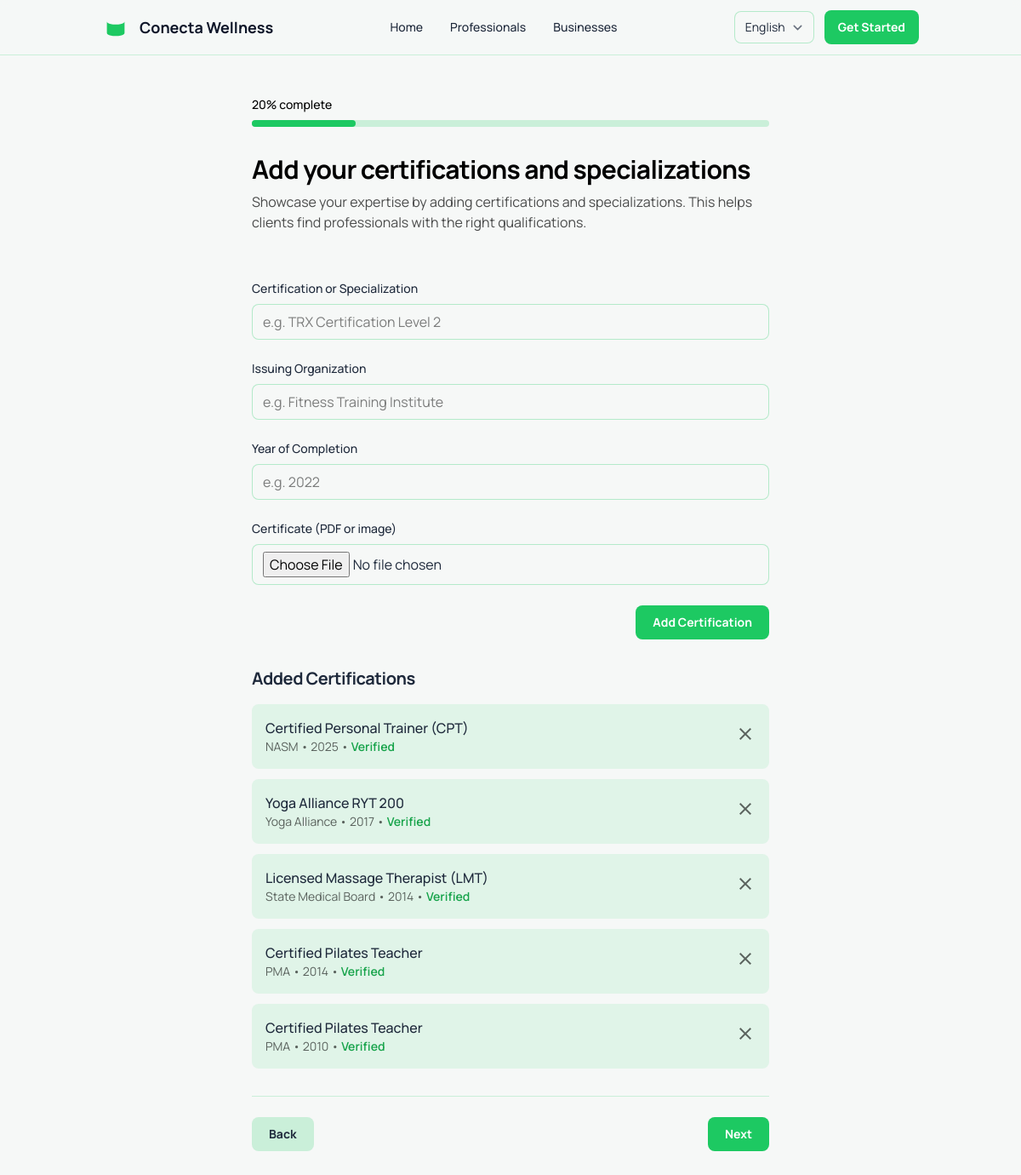
/profesionales/onboarding/certifications/ (signed in), run on the app's committed database.
### professionals/models.py (models this page shows, shortened)
class Certification(models.Model):
    professional = models.ForeignKey(
        Professional,
        on_delete=models.CASCADE,
        related_name='certifications',
        verbose_name='Profesional'
    )
    name = models.CharField(
        max_length=200,
        verbose_name='Nombre de la certificación'
    )
    institution = models.CharField(
        max_length=200,
        verbose_name='Institución emisora'
    )
    year = models.PositiveIntegerField(
        validators=[MinValueValidator(1950), MaxValueValidator(2100)],
        verbose_name='Año de obtención'
    )
    document = models.FileField(
        upload_to=certification_document_path,
        verbose_name='Documento',
        help_text='PDF o imagen de la certificación'
    )
    VERIFICATION_STATUS = [
        ('pending_review', 'Pendiente de revisión'),
        ('verified', 'Verificada'),
        ('rejected', 'Rechazada'),
    ]
    verification_status = models.CharField(
        max_length=20,
        choices=VERIFICATION_STATUS,
        default='pending_review',
        verbose_name='Estado de verificación'
    )
    verification_notes = models.TextField(
        blank=True,
        verbose_name='Notas de verificación',
        help_text='Razón de rechazo o comentarios'
    )
    verified_by = models.ForeignKey(
        User,
        on_delete=models.SET_NULL,
        null=True,
        blank=True,
        related_name='verified_certifications',
        verbose_name='Verificado por'
    )
    verified_at = models.DateTimeField(
        null=True,
        blank=True,
        verbose_name='Fecha de verificación'
    )
    created_at = models.DateTimeField(
        auto_now_add=True,
        verbose_name='Fecha de subida'
    )
    class Meta:
        verbose_name = 'Certificación'
        verbose_name_plural = 'Certificaciones'
        ordering = ['-year', '-created_at']
        indexes = [
            models.Index(fields=['professional', 'verification_status']),
        ]

### professionals/views.py (the view)
# urls.py: path('onboarding/certifications/', views.onboarding_certifications, name='onboarding_certifications'),
@login_required
def onboarding_certifications(request):
    prof = request.user.professional_profile  # related_name en Professional
    if request.method == 'POST':
        if 'delete_id' in request.POST:
            cert = get_object_or_404(Certification, pk=request.POST['delete_id'], professional=prof)
            cert.delete()
            messages.success(request, 'Certificación eliminada.')
            return redirect('professionals:onboarding_certifications')
        form = CertificationForm(request.POST, request.FILES)
        if form.is_valid():
            cert = form.save(commit=False)
            cert.professional = prof
            cert.save()
            messages.success(request, 'Certificación agregada. Quedará pendiente de verificación.')
            return redirect('professionals:onboarding_certifications')
    else:
        form = CertificationForm()
    certifications = prof.certifications.all().order_by('-year', '-created_at')
    return render(request, 'professionals/onboarding_certifications.html', {
        'form': form,
        'certifications': certifications,
    })

### professionals/templates/professionals/onboarding_certifications.html (shortened to what this page needs)
{% load i18n %}
{% get_current_language as LANGUAGE_CODE %}
<!DOCTYPE html>
<html lang="{{ LANGUAGE_CODE }}">
<head>
  <script src="https://cdn.tailwindcss.com?plugins=forms,container-queries"></script>
</head>
<body class="bg-background-light dark:bg-background-dark font-display text-slate-800 dark:text-slate-200">
  <div class="flex flex-col min-h-screen">
    <header class="sticky top-0 z-20 w-full bg-background-light/80 dark:bg-background-dark/80 backdrop-blur-sm border-b border-primary/20 dark:border-primary/30">
      <div class="container mx-auto px-4 sm:px-6 lg:px-8">
        <div class="flex items-center justify-between h-16">
          <div class="flex items-center gap-3 text-slate-900 dark:text-slate-50">
            <h2 class="text-lg font-bold">{% trans "Conecta Wellness" %}</h2>
          </div>
          <nav class="hidden md:flex items-center gap-8 text-sm font-medium">
            <a href="#" class="hover:text-primary transition-colors">{% trans "Home" %}</a>
            <a href="#" class="hover:text-primary transition-colors">{% trans "Professionals" %}</a>
            <a href="#" class="hover:text-primary transition-colors">{% trans "Businesses" %}</a>
          </nav>
          <div class="flex items-center gap-3">
            {% include "professionals/includes/lang_switcher.html" %}
            <a class="flex items-center justify-center rounded-lg h-10 px-4 bg-primary text-white text-sm font-bold hover:opacity-90 transition-opacity">{% trans "Get Started" %}</a>
          </div>
        </div>
      </div>
    </header>
    <main class="w-full max-w-2xl mx-auto py-12 px-4 sm:px-6 lg:px-8">
      <div class="flex flex-col gap-8">
        <div>
          <div class="flex items-center justify-between mb-2">
            <p class="text-sm font-medium text-black dark:text-white">{% trans "20% complete" %}</p>
          </div>
          <div class="w-full bg-primary/20 dark:bg-primary/30 rounded-full h-2">
            <div class="bg-primary h-2 rounded-full" style="width: 20%"></div>
          </div>
        </div>
        <div class="space-y-2">
          <h1 class="text-3xl font-bold tracking-tight text-black dark:text-white">{% trans "Add your certifications and specializations" %}</h1>
          <p class="text-black/70 dark:text-white/70">
            {% trans "Showcase your expertise by adding certifications and specializations. This helps clients find professionals with the right qualifications." %}
          </p>
        </div>
        <form method="post" enctype="multipart/form-data" class="space-y-6">
          <div class="grid grid-cols-1 gap-6">
            <label class="flex flex-col gap-2">
              <span class="text-sm font-medium">{% trans "Certification or Specialization" %}</span>
              <input type="text" name="name" id="id_name"
                     placeholder="{% trans 'e.g. TRX Certification Level 2' %}"
                     class="form-input w-full rounded-lg border border-primary/30 bg-background-light dark:bg-background-dark focus:ring-primary focus:border-primary placeholder:text-black/50 dark:placeholder:text-white/50" required>
            </label>
            <label class="flex flex-col gap-2">
              <span class="text-sm font-medium">{% trans "Issuing Organization" %}</span>
              <input type="text" name="institution" id="id_institution"
                     placeholder="{% trans 'e.g. Fitness Training Institute' %}"
                     class="form-input w-full rounded-lg border border-primary/30 bg-background-light dark:bg-background-dark focus:ring-primary focus:border-primary placeholder:text-black/50 dark:placeholder:text-white/50" required>
            </label>
            <label class="flex flex-col gap-2">
              <span class="text-sm font-medium">{% trans "Year of Completion" %}</span>
              <input type="number" name="year" id="id_year" min="1950" max="2100" placeholder="{% trans 'e.g. 2022' %}"
                     class="form-input w-full rounded-lg border border-primary/30 bg-background-light dark:bg-background-dark focus:ring-primary focus:border-primary placeholder:text-black/50 dark:placeholder:text-white/50" required>
            </label>
            <label class="flex flex-col gap-2">
              <span class="text-sm font-medium">{% trans "Certificate (PDF or image)" %}</span>
              <input type="file" name="document" id="id_document" accept="application/pdf,image/*"
                     class="form-input w-full rounded-lg border border-primary/30 bg-background-light dark:bg-background-dark focus:ring-primary focus:border-primary" required>
            </label>
          </div>
          <div class="flex justify-end">
            <button type="submit"
                    class="flex items-center justify-center rounded-lg h-10 px-5 bg-primary text-white text-sm font-bold hover:opacity-90 transition-opacity">
              {% trans "Add Certification" %}
            </button>
          </div>
        </form>
        <div class="space-y-4">
          <h3 class="text-xl font-bold tracking-tight">{% trans "Added Certifications" %}</h3>
          <div class="space-y-3">
            {% for c in certifications %}
              <div class="flex items-center justify-between p-4 rounded-lg bg-primary/10 dark:bg-primary/20">
                <div class="flex flex-col">
                  <p class="font-medium">{{ c.name }}</p>
                  <p class="text-sm text-black/60 dark:text-white/60">
                    {{ c.institution }} • {{ c.year }} •
                    {% if c.verification_status == 'verified' %}
                      <span class="font-semibold text-green-600">{% trans "Verified" %}</span>
                    {% elif c.verification_status == 'rejected' %}
                      <span class="font-semibold text-red-600">{% trans "Rejected" %}</span>
                    {% else %}
                      <span class="font-semibold">{% trans "Pending review" %}</span>
                    {% endif %}
                  </p>
                </div>
                <form method="post" class="ml-4">
                  <button type="submit" class="text-black/60 dark:text-white/60 hover:text-black dark:hover:text-white transition-colors" title="{% trans 'Remove' %}">
                    <span class="material-symbols-outlined">close</span>
                  </button>
                </form>
              </div>
            {% empty %}
              <p class="text-sm text-black/60 dark:text-white/60">{% trans "No certifications added yet." %}</p>
            {% endfor %}
          </div>
        </div>
        <div class="flex justify-between pt-6 border-t border-primary/20 dark:border-primary/30">
          <a href="#" class="flex items-center justify-center rounded-lg h-10 px-5 text-sm font-bold bg-primary/20 dark:bg-primary/30 hover:bg-primary/30 dark:hover:bg-primary/40 transition-colors">
            {% trans "Back" %}
          </a>
          <a href="#" class="flex items-center justify-center rounded-lg h-10 px-5 bg-primary text-white text-sm font-bold hover:opacity-90 transition-opacity">
            {% trans "Next" %}
          </a>
        </div>
      </div>
    </main>
  </div>
</body>
</html>

### data on the page
Certification: name "Certified Personal Trainer (CPT)", institution "NASM", year "2025"
Certification: name "Yoga Alliance RYT 200", institution "Yoga Alliance", year "2017"
Certification: name "Licensed Massage Therapist (LMT)", institution "State Medical Board", year "2014"
Certification: name "Certified Pilates Teacher", institution "PMA", year "2014"
Certification: name "Certified Pilates Teacher", institution "PMA", year "2010"
